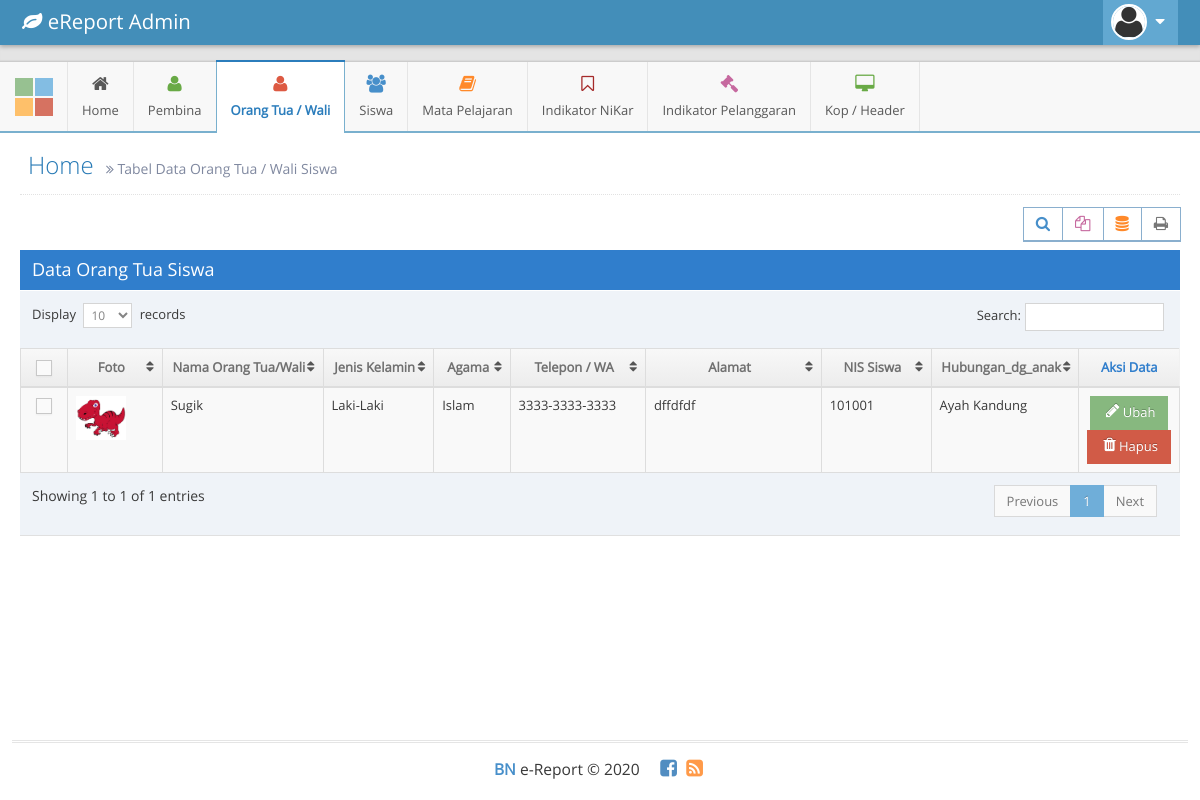
The app's page /admin/tabel/tabelDataOrtu.php (signed in) with its own data.
### tables this page shows
CREATE TABLE `tbl_ortu` (
  `id_ortu` varchar(11) NOT NULL,
  `nama_ortu` varchar(100) NOT NULL,
  `jk_ortu` varchar(11) NOT NULL,
  `agama_ortu` varchar(20) NOT NULL,
  `telp_ortu` varchar(15) NOT NULL,
  `alamat_ortu` varchar(100) NOT NULL,
  `foto_ortu` varchar(50) NOT NULL,
  `hub_dg_anak` varchar(100) NOT NULL,
  `username` varchar(50) NOT NULL,
  `password` varchar(100) NOT NULL,
  `level` varchar(20) NOT NULL,
  `id_siswa` varchar(10) NOT NULL
);

### admin/tabel/tabelDataOrtu.php (the view, shortened to what this page needs)
<!DOCTYPE html>
<?php
if(!isset($_SESSION['password'])){
	header("location: ../../admin/index.php");
}else{
	include "../../config/koneksi.php";
?>
<html lang="en">
	<head>
		<link rel="stylesheet" href="../../assets/css/bootstrap.min.css" />
		<link rel="stylesheet" href="../../assets/font-awesome/4.5.0/css/font-awesome.min.css" />
		<link rel="stylesheet" href="../../assets/css/ace.min.css" class="ace-main-stylesheet" id="main-ace-style" />
		<link rel="stylesheet" href="../../assets/css/ace-skins.min.css" />
		<link rel="stylesheet" href="../../assets/css/ace-rtl.min.css" />
	</head>
	<body class="no-skin">
		<div id="navbar" class="navbar navbar-default    navbar-collapse       h-navbar ace-save-state">
			<div class="navbar-container ace-save-state" id="navbar-container">
				<div class="navbar-header pull-left">
					<a href="#" class="navbar-brand">
						<small>
							<i class="fa fa-leaf"></i>
							eReport Admin
						</small>
					</a>
				</div>
				<div class="navbar-buttons navbar-header pull-right  collapse navbar-collapse" role="navigation">
					<ul class="nav ace-nav">
						<li class="light-blue dropdown-modal user-min">
							<a data-toggle="dropdown" href="#" class="dropdown-toggle">
								<img class="nav-user-photo" src="../../assets/images/avatars/avatar2.png" />
								<i class="ace-icon fa fa-caret-down"></i>
							</a>
						</li>
					</ul>
				</div>
			</div>
		</div>
		<div class="main-container ace-save-state" id="main-container">
			<div id="sidebar" class="sidebar      h-sidebar                navbar-collapse collapse          ace-save-state">
				<div class="sidebar-shortcuts" id="sidebar-shortcuts">
					<div class="sidebar-shortcuts-mini" id="sidebar-shortcuts-mini">
						<span class="btn btn-success"></span>
						<span class="btn btn-info"></span>
						<span class="btn btn-warning"></span>
						<span class="btn btn-danger"></span>
					</div>
				</div>
				<ul class="nav nav-list">
					<li class="hover">
						<a href="../home.php">
							<i class="menu-icon fa fa-home"></i>
							<span class="menu-text"> Home </span>
						</a>
					</li>
					<li class="hover">
						<a href="#" class="dropdown-toggle">
							<i class="menu-icon fa fa-user green"></i>
							<span class="menu-text">
								Pembina
							</span>
						</a>
					</li>
					<li class="active open hover">
						<a href="#" class="dropdown-toggle">
							<i class="menu-icon fa fa-user red"></i>
							<span class="menu-text"> Orang Tua / Wali </span>
						</a>
					</li>
					<li class="hover">
						<a href="#">
							<i class="menu-icon fa fa-users blue"></i>
							<span class="menu-text"> Siswa </span>
						</a>
					</li>
					<li class="hover">
						<a href="#" class="dropdown-toggle">
							<i class="menu-icon fa fa-book orange"></i>
							<span class="menu-text"> Mata Pelajaran </span>
						</a>
					</li>
					<li class="hover">
						<a href="#" class="dropdown-toggle">
							<i class="menu-icon fa fa-bookmark-o brown"></i>
							<span class="menu-text"> Indikator NiKar </span>
						</a>
					</li>
					<li class="hover">
						<a href="#">
							<i class="menu-icon fa fa-gavel pink"></i>
							<span class="menu-text">
								Indikator Pelanggaran
							</span>
						</a>
					</li>
					<li class="hover">
						<a href="#">
							<i class="menu-icon fa fa-desktop green"></i>
							<span class="menu-text"> Kop / Header </span>
						</a>
					</li>
				</ul>
			</div>
			<div class="main-content">
				<div class="main-content-inner">
					<div class="page-content">
						<div class="page-header">
							<h1>
								Home
								<small>
									<i class="ace-icon fa fa-angle-double-right"></i>
									Tabel Data Orang Tua / Wali Siswa
								</small>
							</h1>
						</div>
						<div class="row">
							<div class="col-xs-12">
								<div class="clearfix">
									<div class="pull-right tableTools-container"></div>
								</div>
								<div class="table-header">
									<font size="4 px">Data Orang Tua Siswa</font>
								</div>
								<div>
											<table id="dynamic-table" class="table table-striped table-bordered table-hover">
												<thead>
													<tr>
														<th width="50px" class="center">
															<label class="pos-rel">
																<span class="lbl"></span>
															</label>
														</th>
														<th width="100px" class="center">Foto</th>
														<th width="180px" class="center">Nama Orang Tua/Wali</th>
														<th width="120px" class="center">Jenis Kelamin</th>
														<th width="80px" class="center">Agama</th>
														<th width="150px" class="center">Telepon / WA</th>
														<th width="200px" class="center">Alamat</th>
														<th width="120px" class="center">NIS Siswa</th>
														<th width="150px" class="center">Hubungan_dg_anak</th>
														<th class="center">Aksi Data</th>
													</tr>
												</thead>
												<tbody>
												<?php
													$query = mysqli_query($conn, "SELECT * FROM tbl_ortu");
													while($rerow = mysqli_fetch_assoc($query)){
												?>
												<tr>
														<td width="50px" class="center">
															<label class="pos-rel">
																<span class="lbl"></span>
															</label>
														</td>
														<td width="100px"><img src="../../pictures/<?php echo $rerow['foto_ortu'];?>" width='50px'></td>
														<td width="180px">
															<?php echo $rerow['nama_ortu'];?>
														</td>
														<td width="120px">
															<?php
																if($rerow['jk_ortu']=="L"){
																	echo "Laki-Laki";
																}else{
																	echo "Perempuan";
																};
															?>
														</td>
														<td width="80px"><?php echo $rerow['agama_ortu'];?></td>
														<td width="150px"><?php echo $rerow['telp_ortu'];?></td>
														<td width="200px"><?php echo $rerow['alamat_ortu'];?></td>
														<td width="120px"><?php echo $rerow['id_siswa'];?></td>
														<td width="150px"><?php echo $rerow['hub_dg_anak'];?></td>
														<td class="center">
															<a class="btn btn-sm btn-success" href='../ubah/ubahOrtu.php?id_ortu=<?php echo $rerow['id_ortu'];?>'>
															<i class="ace-icon fa fa-pencil bigger-120 align-top icon-on-right"></i> Ubah</a>
															<a class="btn btn-sm btn-danger" href='../hapus/deleteOrtu.php?id_ortu=<?php echo $rerow['id_ortu'];?>' onClick='return konfrim()'>
															<i class="ace-icon fa fa-trash bigger-120 align-top icon-on-right"></i> Hapus</a>
														</td>
													</tr>
													<?php } ?>
												</tbody>
											</table>
										</div>
							</div>
						</div>
					</div>
				</div>
			</div>
			<div class="footer">
				<div class="footer-inner">
					<div class="footer-content">
						<span class="bigger-120">
							<span class="blue bolder">BN</span>
							e-Report &copy; 2020
						</span>
						<span class="action-buttons">
							<a href="#">
								<i class="ace-icon fa fa-facebook-square text-primary bigger-150"></i>
							</a>
							<a href="#">
								<i class="ace-icon fa fa-rss-square orange bigger-150"></i>
							</a>
						</span>
					</div>
				</div>
			</div>
		</div>
	</body>
</html>
<?php
}
?>

### records on screen
tbl_ortu: foto_ortu (picture), nama_ortu "Sugik", jk_ortu "Laki-Laki", agama_ortu "Islam", telp_ortu "3333-3333-3333", alamat_ortu "dffdfdf", id_siswa "101001", hub_dg_anak "Ayah Kandung"
